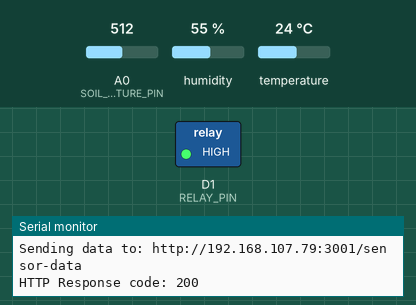
The sketch below on a simulated ESP8266 (NodeMCU). On the bench: switched loads named in the sketch (green lamp = pin HIGH), the last lines printed to the serial monitor. The inputs (shaded band) are chosen by the test bench; at power-on: A0 (SOIL_MOISTURE_PIN) = 512, humidity 55 %, temperature 24 °C. WiFi joins after 1.5 s; servers stay silent unless stated; uploads are accepted with an empty reply.

Above: at 4.2 s.
4.3 s: A0 (SOIL_MOISTURE_PIN) set to 684
6.8 s: A0 (SOIL_MOISTURE_PIN) set to 701
At 8.4 s:
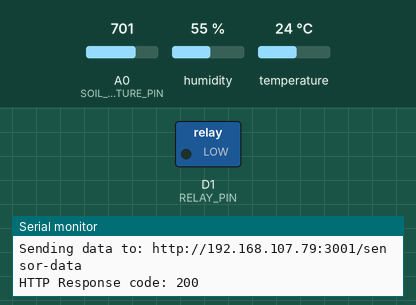
12.0 s: A0 (SOIL_MOISTURE_PIN) set to 511
At 14.1 s:
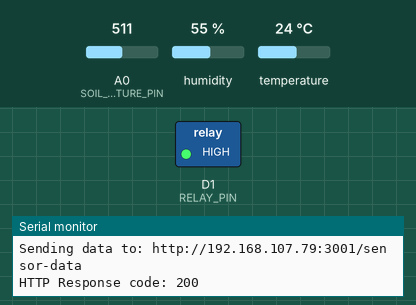
14.4 s: A0 (SOIL_MOISTURE_PIN) set to 716
At 15.8 s:
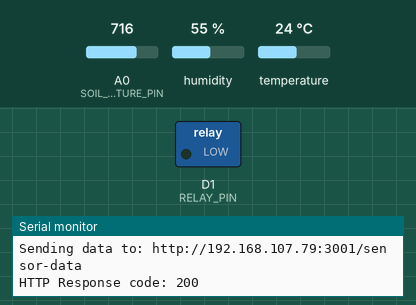
Timing chart, 0 to 17.4 s (numbered marks = the images above; inputs shaded):
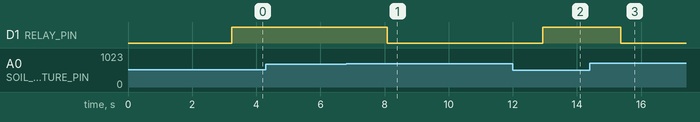

The sketch:

cambiennhietdoDoam.ino
```cpp
#include <ESP8266WiFi.h>
#include <DHT.h>
#include <ESP8266HTTPClient.h>
#include <ArduinoJson.h>

#define DHTPIN D2      // Chân GPIO kết nối với cảm biến DHT11
#define DHTTYPE DHT11 // Loại cảm biến DHT11
#define RELAY_PIN D1
#define SOIL_MOISTURE_PIN A0 // Chân GPIO kết nối với cảm biến độ ẩm đất
// #define LIGHT_SENSOR_PIN D7   // Chân GPIO kết nối với cảm biến ánh sáng
int value, realValue;

const char* ssid = "Redmi";     // Tên WiFi
const char* password = "12345678"; // Mật khẩu WiFi
const char* serverAddress = "http://192.168.107.79:3001/sensor-data"; // Địa chỉ endpoint Flask
const char* serverAddressPlum = "http://192.168.107.79:3001/getPlum";
DHT dht(DHTPIN, DHTTYPE);

void setup() {
  Serial.begin(115200);
  pinMode(RELAY_PIN, OUTPUT);
  delay(1000);
  dht.begin();
  connectToWiFi();

}

void loop() {
  for(int i = 0; i <= 9; i++) {
    realValue += analogRead(SOIL_MOISTURE_PIN);
  }
  value = realValue / 10;
  realValue = 0;
  int percentMoisture = map(value, 350, 1024, 0, 100);
  percentMoisture = 100 - percentMoisture;

  // Đọc dữ liệu từ cảm biến DHT11
  float humidity = dht.readHumidity();
  float temperature = dht.readTemperature();

  // Đọc dữ liệu từ cảm biến ánh sáng
  // int lightIntensity = analogRead(LIGHT_SENSOR_PIN);

  // Kiểm tra nếu đọc dữ liệu thành công từ cảm biến DHT11 và cảm biến độ ẩm đất
  // if (isnan(humidity) || isnan(temperature)) {
  //   Serial.println("Failed to read from DHT sensor!");
  //   return;
  // }

  // In dữ liệu đo được ra Serial Monitor
  Serial.print("Humidity: ");
  Serial.print(humidity);
  Serial.print("% - Temperature: ");
  Serial.print(temperature);
  Serial.println("°C");

  Serial.print("Soil Moisture: ");
  Serial.print(percentMoisture);
  Serial.println("%");
  int isPlum = getPlumData();
  if(percentMoisture < 50 || isPlum==1) {
    Serial.println(isPlum);
    digitalWrite(RELAY_PIN, LOW); // Bật máy bơm nước
    Serial.println("Water pump activated!"); // In ra thông điệp
  } else {
    digitalWrite(RELAY_PIN, HIGH); // Tắt máy bơm nước
  }
  // Serial.print("Light Intensity: ");
  // Serial.println(lightIntensity);

  // Gửi dữ liệu đến endpoint trên server Flask
  sendSensorData(temperature, humidity, percentMoisture);

  delay(2000);
}

void connectToWiFi() {
  Serial.println("Connecting to WiFi");
  WiFi.begin(ssid, password);

  while (WiFi.status() != WL_CONNECTED) {
    delay(1000);
    Serial.print(".");
  }

  Serial.println("");
  Serial.println("WiFi connected");
  Serial.println("IP address: ");
  Serial.println(WiFi.localIP());
}

void sendSensorData(float temperature, float humidity, int soilMoisture) {
  HTTPClient http;

  // Tạo đối tượng WiFiClient
  WiFiClient client;

  // Tạo URL của endpoint
  String url = String(serverAddress);

  // Tạo JSON object
  StaticJsonDocument<200> jsonDocument;
  jsonDocument["temperature"] = temperature;
  jsonDocument["humidity"] = humidity;
  jsonDocument["soil_moisture"] = soilMoisture;
  // jsonDocument["light_intensity"] = lightIntensity;

  // Chuyển đổi JSON object thành chuỗi
  String jsonString;
  serializeJson(jsonDocument, jsonString);

  Serial.print("Sending data to: ");
  Serial.println(url);

  // Gửi request POST đến server Flask
  http.begin(client, url);
  http.addHeader("Content-Type", "application/json");
  int httpResponseCode = http.POST(jsonString);

  if (httpResponseCode > 0) {
    Serial.print("HTTP Response code: ");
    Serial.println(httpResponseCode);
  } else {
    Serial.print("Error sending HTTP request: ");
    Serial.println(httpResponseCode);
  }

  http.end();
}
int getPlumData() {
  HTTPClient http;

  // Tạo đối tượng WiFiClient
  WiFiClient client;

  // Tạo URL của endpoint
  String url = "http://192.168.107.79:3001/getPlum";

  // Gửi yêu cầu GET đến URL
  http.begin(client, url); // Sử dụng client đã được khởi tạo trong setup()
  int httpResponseCode = http.GET();

  int isPlum = 0; // Mặc định không bật máy bơm

  if (httpResponseCode == 200) {
    // Đọc dữ liệu JSON từ phản hồi
    String payload = http.getString();
    DynamicJsonDocument jsonDocument(200);
    deserializeJson(jsonDocument, payload);

    // Lấy giá trị của isPlum
    isPlum = jsonDocument["isPlum"];
    Serial.print("isPlum: ");
    Serial.println(isPlum);
  } else {
    Serial.print("Error getting Plum data: ");
    Serial.println(httpResponseCode);
  }

  http.end();

  return isPlum;
}
```

Measured:
- the behaviour switches between 690 and 691 on A0 (SOIL_MOISTURE_PIN) (found by bisection; images 0 and 1)
- after the input at 6.8 s, D1 (RELAY_PIN): HIGH → LOW after 1.3 s
- after the input at 12.0 s, D1 (RELAY_PIN): LOW → HIGH after 0.94 s
- after the input at 14.4 s, D1 (RELAY_PIN): HIGH → LOW after 0.97 s
